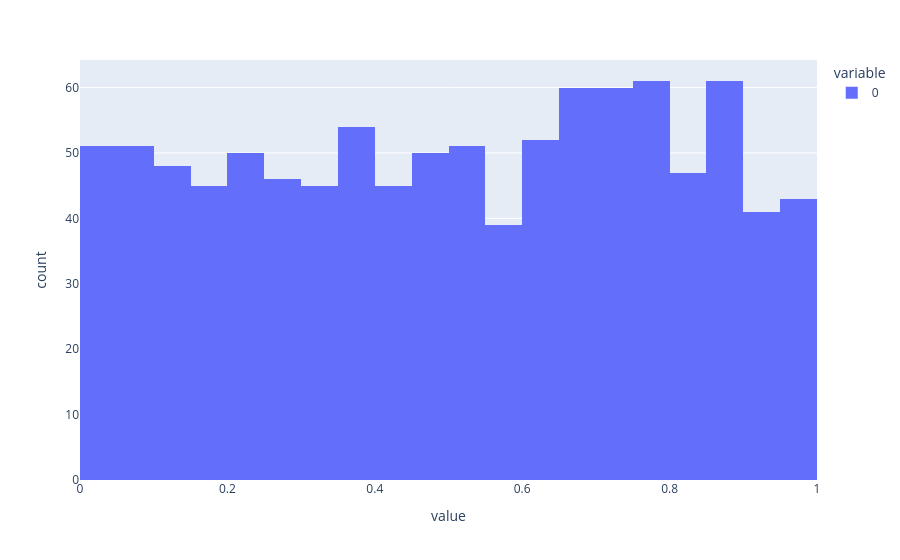

Notebook cell for this chart:
### Code cell
px.histogram(diffusion_initial_x)

### Figure 1 — Plotly figure (JSON) as saved in the notebook; plotly's stock layout.template omitted (floating-point values rounded to 4 significant figures; data arrays with more than 128 entries replaced by an {"elided": "..."} marker saying what was removed)
{"data": [{"alignmentgroup": "True", "bingroup": "x", "hovertemplate": "variable=0<br>value=%{x}<br>count=%{y}<extra></extra>", "legendgroup": "0", "marker": {"color": "#636efa", "pattern": {"shape": ""}}, "name": "0", "offsetgroup": "0", "orientation": "v", "showlegend": true, "type": "histogram", "x": {"elided": "1000 float values"}, "xaxis": "x", "yaxis": "y"}], "layout": {"barmode": "relative", "legend": {"title": {"text": "variable"}, "tracegroupgap": 0}, "margin": {"t": 60}, "xaxis": {"anchor": "y", "domain": [0, 1], "title": {"text": "value"}}, "yaxis": {"anchor": "x", "domain": [0, 1], "title": {"text": "count"}}}}
